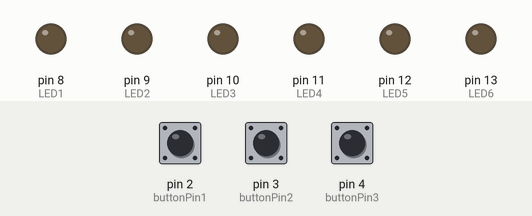
Simulated run of this sketch. Board: Arduino Uno, built with avr-gcc and run on an emulated ATmega328P. Parts: output pins drawn as LEDs (lit = HIGH). The test bench sets the inputs (shaded band); at power-on: pin 4 (buttonPin3) LOW, pin 2 (buttonPin1) LOW, pin 3 (buttonPin2) LOW. Random numbers use the default seed unless the sketch sets one.

Above: at 1.2 s.
1.3 s: pin 4 (buttonPin3) pulled HIGH for 1 s
At 1.76 s:
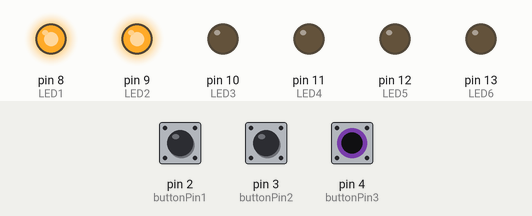
At 2.6 s:
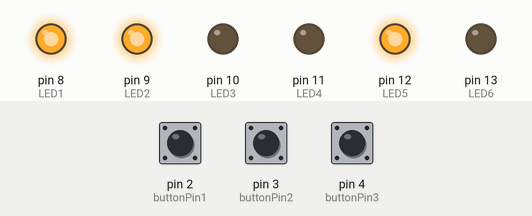
3.8 s: pin 2 (buttonPin1) pulled HIGH for 0.15 s
At 4.8 s:
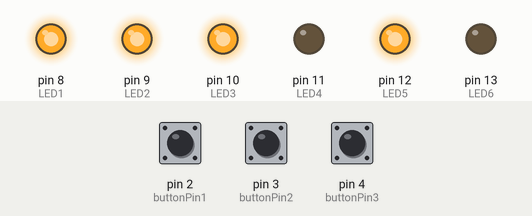
Timing chart, 0 to 17.3 s (numbered marks = the images above; inputs shaded):
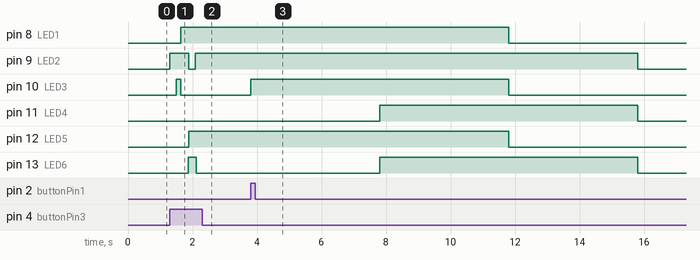

Measured:
- after the input at 1.3 s, pin 8 (LED1): LOW → HIGH after 0.34 s; pin 9 (LED2): LOW → HIGH at once, → LOW 0.59 s later, → HIGH 0.19 s later; pin 10 (LED3): LOW → HIGH after 0.19 s, → LOW 0.15 s later; pin 12 (LED5): LOW → HIGH after 0.59 s; pin 13 (LED6): LOW → HIGH after 0.56 s, → LOW 0.25 s later
- after the input at 3.8 s, pin 8 (LED1), pin 12 (LED5): HIGH → LOW after 8.0 s; pin 9 (LED2): HIGH → LOW after 12.0 s; pin 10 (LED3): LOW → HIGH at once, → LOW 8.0 s later; pin 11 (LED4), pin 13 (LED6): LOW → HIGH after 4.0 s, → LOW 8.0 s later

The sketch:

worksheet_2.2.ino
```cpp
// initialize the button number with button namme.
int buttonPin1 = 2;
int buttonPin2 = 3;
int buttonPin3 = 4;
int leds[6] = {8, 9, 10, 11, 12, 13};

// make a constant for each LED number.
const int LED1 = 8;
const int LED2 = 9;
const int LED3 = 10;
const int LED4 = 11;
const int LED5 = 12;
const int LED6 = 13;

// Defining the stage.
int buttonState1 = 0;
int buttonState2 = 0;
int buttonState3 = 0;

void setup()
{
    pinMode(LED1, OUTPUT);
    pinMode(LED2, OUTPUT);
    pinMode(LED3, OUTPUT);
    pinMode(LED4, OUTPUT);
    pinMode(LED5, OUTPUT);
    pinMode(LED6, OUTPUT);
    pinMode(buttonPin1, INPUT);
    pinMode(buttonPin2, INPUT);
    pinMode(buttonPin3, INPUT);

    // This is for random generation of code.
    for (int j; j < sizeof(leds) / sizeof(int); j++)
    {
        pinMode(leds[j], OUTPUT);
        delay(10);
    }
}

void loop()
{
    buttonState1 = digitalRead(buttonPin1);
    buttonState2 = digitalRead(buttonPin2);
    buttonState3 = digitalRead(buttonPin3);

    // for buttom 1
    if (buttonState1 == HIGH)
    {
        digitalWrite(LED1, HIGH);
        digitalWrite(LED3, HIGH);
        digitalWrite(LED5, HIGH);
        delay(4000);

        digitalWrite(LED2, HIGH);
        digitalWrite(LED4, HIGH);
        digitalWrite(LED6, HIGH);
        delay(4000);

        digitalWrite(LED1, LOW);
        digitalWrite(LED3, LOW);
        digitalWrite(LED5, LOW);
        delay(4000);

        digitalWrite(LED2, LOW);
        digitalWrite(LED4, LOW);
        digitalWrite(LED6, LOW);
        delay(4000);
    }

    // For button 2.
    if (buttonState2 == HIGH)
    {
        digitalWrite(LED1, HIGH);
        digitalWrite(LED3, HIGH);
        delay(4000);

        digitalWrite(LED2, HIGH);
        digitalWrite(LED4, HIGH);
        delay(4000);

        digitalWrite(LED1, LOW);
        digitalWrite(LED3, LOW);
        delay(4000);

        digitalWrite(LED2, LOW);
        digitalWrite(LED4, LOW);
        delay(4000);

        digitalWrite(LED5, HIGH);
        digitalWrite(LED6, HIGH);
        delay(4000);

        digitalWrite(LED5, LOW);
        digitalWrite(LED6, LOW);
        delay(4000);
    }

    // for buttom 3
    if (buttonState3 == HIGH)
    {
        // This is for random generation of code
        digitalWrite(leds[random(0, sizeof(leds) / sizeof(int))], HIGH);
        delay(random(20, 200));
        digitalWrite(leds[random(0, sizeof(leds) / sizeof(int))], LOW);
    }
}
```
